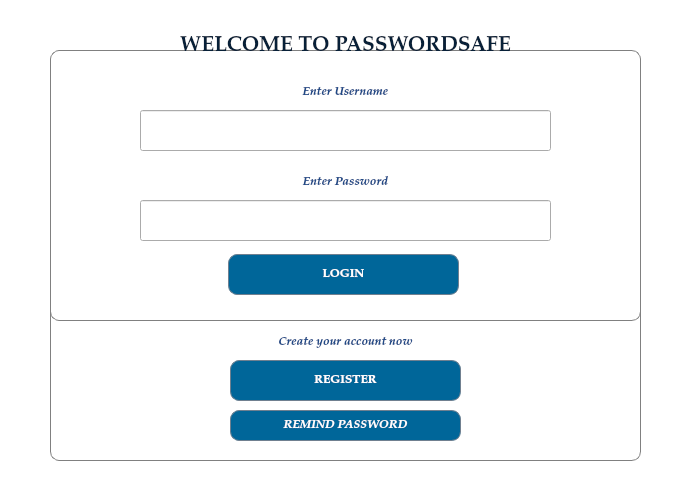
<?xml version="1.0" encoding="UTF-8"?>
<ui version="4.0">
 <class>Login</class>
 <widget class="QMainWindow" name="Login">
  <property name="geometry">
   <rect>
    <x>0</x>
    <y>0</y>
    <width>700</width>
    <height>500</height>
   </rect>
  </property>
  <property name="minimumSize">
   <size>
    <width>700</width>
    <height>500</height>
   </size>
  </property>
  <property name="maximumSize">
   <size>
    <width>700</width>
    <height>500</height>
   </size>
  </property>
  <property name="palette">
   <palette>
    <active>
     <colorrole role="Base">
      <brush brushstyle="SolidPattern">
       <color alpha="255">
        <red>255</red>
        <green>255</green>
        <blue>255</blue>
       </color>
      </brush>
     </colorrole>
     <colorrole role="Window">
      <brush brushstyle="SolidPattern">
       <color alpha="255">
        <red>255</red>
        <green>255</green>
        <blue>255</blue>
       </color>
      </brush>
     </colorrole>
    </active>
    <inactive>
     <colorrole role="Base">
      <brush brushstyle="SolidPattern">
       <color alpha="255">
        <red>255</red>
        <green>255</green>
        <blue>255</blue>
       </color>
      </brush>
     </colorrole>
     <colorrole role="Window">
      <brush brushstyle="SolidPattern">
       <color alpha="255">
        <red>255</red>
        <green>255</green>
        <blue>255</blue>
       </color>
      </brush>
     </colorrole>
    </inactive>
    <disabled>
     <colorrole role="Base">
      <brush brushstyle="SolidPattern">
       <color alpha="255">
        <red>255</red>
        <green>255</green>
        <blue>255</blue>
       </color>
      </brush>
     </colorrole>
     <colorrole role="Window">
      <brush brushstyle="SolidPattern">
       <color alpha="255">
        <red>255</red>
        <green>255</green>
        <blue>255</blue>
       </color>
      </brush>
     </colorrole>
    </disabled>
   </palette>
  </property>
  <property name="windowTitle">
   <string>Login</string>
  </property>
  <widget class="QWidget" name="centralWidget">
   <widget class="QGroupBox" name="groupBox">
    <property name="geometry">
     <rect>
      <x>50</x>
      <y>50</y>
      <width>591</width>
      <height>271</height>
     </rect>
    </property>
    <property name="palette">
     <palette>
      <active>
       <colorrole role="Base">
        <brush brushstyle="SolidPattern">
         <color alpha="255">
          <red>255</red>
          <green>255</green>
          <blue>255</blue>
         </color>
        </brush>
       </colorrole>
       <colorrole role="Window">
        <brush brushstyle="SolidPattern">
         <color alpha="255">
          <red>255</red>
          <green>255</green>
          <blue>255</blue>
         </color>
        </brush>
       </colorrole>
      </active>
      <inactive>
       <colorrole role="Base">
        <brush brushstyle="SolidPattern">
         <color alpha="255">
          <red>255</red>
          <green>255</green>
          <blue>255</blue>
         </color>
        </brush>
       </colorrole>
       <colorrole role="Window">
        <brush brushstyle="SolidPattern">
         <color alpha="255">
          <red>255</red>
          <green>255</green>
          <blue>255</blue>
         </color>
        </brush>
       </colorrole>
      </inactive>
      <disabled>
       <colorrole role="Base">
        <brush brushstyle="SolidPattern">
         <color alpha="255">
          <red>255</red>
          <green>255</green>
          <blue>255</blue>
         </color>
        </brush>
       </colorrole>
       <colorrole role="Window">
        <brush brushstyle="SolidPattern">
         <color alpha="255">
          <red>255</red>
          <green>255</green>
          <blue>255</blue>
         </color>
        </brush>
       </colorrole>
      </disabled>
     </palette>
    </property>
    <property name="autoFillBackground">
     <bool>false</bool>
    </property>
    <property name="styleSheet">
     <string notr="true">QGroupBox {
    border: 1px solid gray;
    border-radius: 9px;
    margin-top: 0.5em;
}</string>
    </property>
    <property name="title">
     <string/>
    </property>
    <widget class="QLabel" name="label_2">
     <property name="geometry">
      <rect>
       <x>30</x>
       <y>30</y>
       <width>531</width>
       <height>25</height>
      </rect>
     </property>
     <property name="palette">
      <palette>
       <active>
        <colorrole role="WindowText">
         <brush brushstyle="SolidPattern">
          <color alpha="255">
           <red>32</red>
           <green>74</green>
           <blue>135</blue>
          </color>
         </brush>
        </colorrole>
        <colorrole role="Text">
         <brush brushstyle="SolidPattern">
          <color alpha="255">
           <red>114</red>
           <green>159</green>
           <blue>207</blue>
          </color>
         </brush>
        </colorrole>
        <colorrole role="PlaceholderText">
         <brush brushstyle="SolidPattern">
          <color alpha="128">
           <red>114</red>
           <green>159</green>
           <blue>207</blue>
          </color>
         </brush>
        </colorrole>
       </active>
       <inactive>
        <colorrole role="WindowText">
         <brush brushstyle="SolidPattern">
          <color alpha="255">
           <red>32</red>
           <green>74</green>
           <blue>135</blue>
          </color>
         </brush>
        </colorrole>
        <colorrole role="Text">
         <brush brushstyle="SolidPattern">
          <color alpha="255">
           <red>114</red>
           <green>159</green>
           <blue>207</blue>
          </color>
         </brush>
        </colorrole>
        <colorrole role="PlaceholderText">
         <brush brushstyle="SolidPattern">
          <color alpha="128">
           <red>114</red>
           <green>159</green>
           <blue>207</blue>
          </color>
         </brush>
        </colorrole>
       </inactive>
       <disabled>
        <colorrole role="WindowText">
         <brush brushstyle="SolidPattern">
          <color alpha="255">
           <red>190</red>
           <green>190</green>
           <blue>190</blue>
          </color>
         </brush>
        </colorrole>
        <colorrole role="Text">
         <brush brushstyle="SolidPattern">
          <color alpha="255">
           <red>190</red>
           <green>190</green>
           <blue>190</blue>
          </color>
         </brush>
        </colorrole>
        <colorrole role="PlaceholderText">
         <brush brushstyle="SolidPattern">
          <color alpha="128">
           <red>0</red>
           <green>0</green>
           <blue>0</blue>
          </color>
         </brush>
        </colorrole>
       </disabled>
      </palette>
     </property>
     <property name="font">
      <font>
       <family>URW Palladio L</family>
       <weight>75</weight>
       <italic>true</italic>
       <bold>true</bold>
      </font>
     </property>
     <property name="layoutDirection">
      <enum>Qt::LeftToRight</enum>
     </property>
     <property name="autoFillBackground">
      <bool>false</bool>
     </property>
     <property name="styleSheet">
      <string notr="true"/>
     </property>
     <property name="text">
      <string>Enter Username</string>
     </property>
     <property name="alignment">
      <set>Qt::AlignCenter</set>
     </property>
    </widget>
    <widget class="QLineEdit" name="lineEdit_username">
     <property name="geometry">
      <rect>
       <x>90</x>
       <y>60</y>
       <width>411</width>
       <height>41</height>
      </rect>
     </property>
     <property name="palette">
      <palette>
       <active/>
       <inactive/>
       <disabled/>
      </palette>
     </property>
     <property name="font">
      <font>
       <family>URW Palladio L</family>
       <pointsize>11</pointsize>
       <weight>75</weight>
       <bold>true</bold>
      </font>
     </property>
     <property name="focusPolicy">
      <enum>Qt::ClickFocus</enum>
     </property>
     <property name="alignment">
      <set>Qt::AlignCenter</set>
     </property>
    </widget>
    <widget class="QLabel" name="label_3">
     <property name="geometry">
      <rect>
       <x>30</x>
       <y>120</y>
       <width>531</width>
       <height>25</height>
      </rect>
     </property>
     <property name="palette">
      <palette>
       <active>
        <colorrole role="WindowText">
         <brush brushstyle="SolidPattern">
          <color alpha="255">
           <red>32</red>
           <green>74</green>
           <blue>135</blue>
          </color>
         </brush>
        </colorrole>
       </active>
       <inactive>
        <colorrole role="WindowText">
         <brush brushstyle="SolidPattern">
          <color alpha="255">
           <red>32</red>
           <green>74</green>
           <blue>135</blue>
          </color>
         </brush>
        </colorrole>
       </inactive>
       <disabled>
        <colorrole role="WindowText">
         <brush brushstyle="SolidPattern">
          <color alpha="255">
           <red>190</red>
           <green>190</green>
           <blue>190</blue>
          </color>
         </brush>
        </colorrole>
       </disabled>
      </palette>
     </property>
     <property name="font">
      <font>
       <family>URW Palladio L</family>
       <weight>75</weight>
       <italic>true</italic>
       <bold>true</bold>
      </font>
     </property>
     <property name="text">
      <string>Enter Password</string>
     </property>
     <property name="alignment">
      <set>Qt::AlignCenter</set>
     </property>
    </widget>
    <widget class="QLineEdit" name="lineEdit_password">
     <property name="geometry">
      <rect>
       <x>90</x>
       <y>150</y>
       <width>411</width>
       <height>41</height>
      </rect>
     </property>
     <property name="palette">
      <palette>
       <active/>
       <inactive/>
       <disabled/>
      </palette>
     </property>
     <property name="focusPolicy">
      <enum>Qt::ClickFocus</enum>
     </property>
     <property name="echoMode">
      <enum>QLineEdit::Password</enum>
     </property>
     <property name="alignment">
      <set>Qt::AlignCenter</set>
     </property>
    </widget>
    <widget class="QPushButton" name="pushButton">
     <property name="geometry">
      <rect>
       <x>178</x>
       <y>204</y>
       <width>231</width>
       <height>41</height>
      </rect>
     </property>
     <property name="palette">
      <palette>
       <active>
        <colorrole role="Button">
         <brush brushstyle="SolidPattern">
          <color alpha="255">
           <red>0</red>
           <green>102</green>
           <blue>153</blue>
          </color>
         </brush>
        </colorrole>
        <colorrole role="Text">
         <brush brushstyle="SolidPattern">
          <color alpha="255">
           <red>255</red>
           <green>255</green>
           <blue>255</blue>
          </color>
         </brush>
        </colorrole>
        <colorrole role="ButtonText">
         <brush brushstyle="SolidPattern">
          <color alpha="255">
           <red>255</red>
           <green>255</green>
           <blue>255</blue>
          </color>
         </brush>
        </colorrole>
        <colorrole role="Base">
         <brush brushstyle="SolidPattern">
          <color alpha="255">
           <red>0</red>
           <green>102</green>
           <blue>153</blue>
          </color>
         </brush>
        </colorrole>
        <colorrole role="Window">
         <brush brushstyle="SolidPattern">
          <color alpha="255">
           <red>0</red>
           <green>102</green>
           <blue>153</blue>
          </color>
         </brush>
        </colorrole>
        <colorrole role="PlaceholderText">
         <brush brushstyle="SolidPattern">
          <color alpha="128">
           <red>255</red>
           <green>255</green>
           <blue>255</blue>
          </color>
         </brush>
        </colorrole>
       </active>
       <inactive>
        <colorrole role="Button">
         <brush brushstyle="SolidPattern">
          <color alpha="255">
           <red>0</red>
           <green>102</green>
           <blue>153</blue>
          </color>
         </brush>
        </colorrole>
        <colorrole role="Text">
         <brush brushstyle="SolidPattern">
          <color alpha="255">
           <red>255</red>
           <green>255</green>
           <blue>255</blue>
          </color>
         </brush>
        </colorrole>
        <colorrole role="ButtonText">
         <brush brushstyle="SolidPattern">
          <color alpha="255">
           <red>255</red>
           <green>255</green>
           <blue>255</blue>
          </color>
         </brush>
        </colorrole>
        <colorrole role="Base">
         <brush brushstyle="SolidPattern">
          <color alpha="255">
           <red>0</red>
           <green>102</green>
           <blue>153</blue>
          </color>
         </brush>
        </colorrole>
        <colorrole role="Window">
         <brush brushstyle="SolidPattern">
          <color alpha="255">
           <red>0</red>
           <green>102</green>
           <blue>153</blue>
          </color>
         </brush>
        </colorrole>
        <colorrole role="PlaceholderText">
         <brush brushstyle="SolidPattern">
          <color alpha="128">
           <red>255</red>
           <green>255</green>
           <blue>255</blue>
          </color>
         </brush>
        </colorrole>
       </inactive>
       <disabled>
        <colorrole role="Button">
         <brush brushstyle="SolidPattern">
          <color alpha="255">
           <red>0</red>
           <green>102</green>
           <blue>153</blue>
          </color>
         </brush>
        </colorrole>
        <colorrole role="Text">
         <brush brushstyle="SolidPattern">
          <color alpha="255">
           <red>190</red>
           <green>190</green>
           <blue>190</blue>
          </color>
         </brush>
        </colorrole>
        <colorrole role="ButtonText">
         <brush brushstyle="SolidPattern">
          <color alpha="255">
           <red>190</red>
           <green>190</green>
           <blue>190</blue>
          </color>
         </brush>
        </colorrole>
        <colorrole role="Base">
         <brush brushstyle="SolidPattern">
          <color alpha="255">
           <red>0</red>
           <green>102</green>
           <blue>153</blue>
          </color>
         </brush>
        </colorrole>
        <colorrole role="Window">
         <brush brushstyle="SolidPattern">
          <color alpha="255">
           <red>0</red>
           <green>102</green>
           <blue>153</blue>
          </color>
         </brush>
        </colorrole>
        <colorrole role="PlaceholderText">
         <brush brushstyle="SolidPattern">
          <color alpha="128">
           <red>0</red>
           <green>0</green>
           <blue>0</blue>
          </color>
         </brush>
        </colorrole>
       </disabled>
      </palette>
     </property>
     <property name="font">
      <font>
       <family>URW Palladio L</family>
       <weight>75</weight>
       <bold>true</bold>
      </font>
     </property>
     <property name="styleSheet">
      <string notr="true">QPushButton#pushButton:hover {
    background-color: rgb(255, 255, 255);
	border: 1px solid SlateGrey;
	border-radius: 9px;
	color: rgb(0, 68, 102);
}
QPushButton#pushButton {
	background-color: rgb(0, 102, 153);
    border: 1px solid SlateGrey;
	border-radius: 9px;
}</string>
     </property>
     <property name="text">
      <string>LOGIN</string>
     </property>
     <property name="autoDefault">
      <bool>false</bool>
     </property>
     <property name="default">
      <bool>false</bool>
     </property>
     <property name="flat">
      <bool>false</bool>
     </property>
    </widget>
   </widget>
   <widget class="QGroupBox" name="groupBox_2">
    <property name="geometry">
     <rect>
      <x>50</x>
      <y>300</y>
      <width>591</width>
      <height>161</height>
     </rect>
    </property>
    <property name="autoFillBackground">
     <bool>false</bool>
    </property>
    <property name="styleSheet">
     <string notr="true">QGroupBox {
    border: 1px solid gray;
	 border-top: 0px solid gray;
    border-radius: 9px;
	border-top-left-radius: 0px;
	border-top-right-radius: 0px;
    margin-top: 0.5em;
}</string>
    </property>
    <property name="title">
     <string/>
    </property>
    <widget class="QPushButton" name="pushButton_2">
     <property name="geometry">
      <rect>
       <x>180</x>
       <y>60</y>
       <width>231</width>
       <height>41</height>
      </rect>
     </property>
     <property name="palette">
      <palette>
       <active>
        <colorrole role="Button">
         <brush brushstyle="SolidPattern">
          <color alpha="255">
           <red>0</red>
           <green>102</green>
           <blue>153</blue>
          </color>
         </brush>
        </colorrole>
        <colorrole role="ButtonText">
         <brush brushstyle="SolidPattern">
          <color alpha="255">
           <red>255</red>
           <green>255</green>
           <blue>255</blue>
          </color>
         </brush>
        </colorrole>
        <colorrole role="Base">
         <brush brushstyle="SolidPattern">
          <color alpha="255">
           <red>0</red>
           <green>102</green>
           <blue>153</blue>
          </color>
         </brush>
        </colorrole>
        <colorrole role="Window">
         <brush brushstyle="SolidPattern">
          <color alpha="255">
           <red>0</red>
           <green>102</green>
           <blue>153</blue>
          </color>
         </brush>
        </colorrole>
       </active>
       <inactive>
        <colorrole role="Button">
         <brush brushstyle="SolidPattern">
          <color alpha="255">
           <red>0</red>
           <green>102</green>
           <blue>153</blue>
          </color>
         </brush>
        </colorrole>
        <colorrole role="ButtonText">
         <brush brushstyle="SolidPattern">
          <color alpha="255">
           <red>255</red>
           <green>255</green>
           <blue>255</blue>
          </color>
         </brush>
        </colorrole>
        <colorrole role="Base">
         <brush brushstyle="SolidPattern">
          <color alpha="255">
           <red>0</red>
           <green>102</green>
           <blue>153</blue>
          </color>
         </brush>
        </colorrole>
        <colorrole role="Window">
         <brush brushstyle="SolidPattern">
          <color alpha="255">
           <red>0</red>
           <green>102</green>
           <blue>153</blue>
          </color>
         </brush>
        </colorrole>
       </inactive>
       <disabled>
        <colorrole role="Button">
         <brush brushstyle="SolidPattern">
          <color alpha="255">
           <red>0</red>
           <green>102</green>
           <blue>153</blue>
          </color>
         </brush>
        </colorrole>
        <colorrole role="ButtonText">
         <brush brushstyle="SolidPattern">
          <color alpha="255">
           <red>190</red>
           <green>190</green>
           <blue>190</blue>
          </color>
         </brush>
        </colorrole>
        <colorrole role="Base">
         <brush brushstyle="SolidPattern">
          <color alpha="255">
           <red>0</red>
           <green>102</green>
           <blue>153</blue>
          </color>
         </brush>
        </colorrole>
        <colorrole role="Window">
         <brush brushstyle="SolidPattern">
          <color alpha="255">
           <red>0</red>
           <green>102</green>
           <blue>153</blue>
          </color>
         </brush>
        </colorrole>
       </disabled>
      </palette>
     </property>
     <property name="font">
      <font>
       <family>URW Palladio L</family>
       <weight>75</weight>
       <bold>true</bold>
      </font>
     </property>
     <property name="styleSheet">
      <string notr="true">QPushButton#pushButton_2:hover {
    background-color: rgb(255, 255, 255);
	border: 1px solid SlateGrey;
	border-radius: 9px;
	color: rgb(0, 68, 102);
}
QPushButton#pushButton_2 {
	background-color: rgb(0, 102, 153);
    border: 1px solid SlateGrey;
	border-radius: 9px;
}</string>
     </property>
     <property name="text">
      <string>REGISTER</string>
     </property>
    </widget>
    <widget class="QLabel" name="label_6">
     <property name="geometry">
      <rect>
       <x>30</x>
       <y>30</y>
       <width>531</width>
       <height>25</height>
      </rect>
     </property>
     <property name="palette">
      <palette>
       <active>
        <colorrole role="WindowText">
         <brush brushstyle="SolidPattern">
          <color alpha="255">
           <red>32</red>
           <green>74</green>
           <blue>135</blue>
          </color>
         </brush>
        </colorrole>
       </active>
       <inactive>
        <colorrole role="WindowText">
         <brush brushstyle="SolidPattern">
          <color alpha="255">
           <red>32</red>
           <green>74</green>
           <blue>135</blue>
          </color>
         </brush>
        </colorrole>
       </inactive>
       <disabled>
        <colorrole role="WindowText">
         <brush brushstyle="SolidPattern">
          <color alpha="255">
           <red>190</red>
           <green>190</green>
           <blue>190</blue>
          </color>
         </brush>
        </colorrole>
       </disabled>
      </palette>
     </property>
     <property name="font">
      <font>
       <family>URW Palladio L</family>
       <weight>75</weight>
       <italic>true</italic>
       <bold>true</bold>
      </font>
     </property>
     <property name="text">
      <string>Create your account now</string>
     </property>
     <property name="alignment">
      <set>Qt::AlignCenter</set>
     </property>
    </widget>
    <widget class="QPushButton" name="pushButton_3">
     <property name="geometry">
      <rect>
       <x>180</x>
       <y>110</y>
       <width>231</width>
       <height>31</height>
      </rect>
     </property>
     <property name="palette">
      <palette>
       <active>
        <colorrole role="Button">
         <brush brushstyle="SolidPattern">
          <color alpha="255">
           <red>0</red>
           <green>102</green>
           <blue>153</blue>
          </color>
         </brush>
        </colorrole>
        <colorrole role="Text">
         <brush brushstyle="SolidPattern">
          <color alpha="255">
           <red>255</red>
           <green>255</green>
           <blue>255</blue>
          </color>
         </brush>
        </colorrole>
        <colorrole role="ButtonText">
         <brush brushstyle="SolidPattern">
          <color alpha="255">
           <red>255</red>
           <green>255</green>
           <blue>255</blue>
          </color>
         </brush>
        </colorrole>
        <colorrole role="Base">
         <brush brushstyle="SolidPattern">
          <color alpha="255">
           <red>0</red>
           <green>102</green>
           <blue>153</blue>
          </color>
         </brush>
        </colorrole>
        <colorrole role="Window">
         <brush brushstyle="SolidPattern">
          <color alpha="255">
           <red>0</red>
           <green>102</green>
           <blue>153</blue>
          </color>
         </brush>
        </colorrole>
        <colorrole role="PlaceholderText">
         <brush brushstyle="SolidPattern">
          <color alpha="128">
           <red>0</red>
           <green>0</green>
           <blue>0</blue>
          </color>
         </brush>
        </colorrole>
       </active>
       <inactive>
        <colorrole role="Button">
         <brush brushstyle="SolidPattern">
          <color alpha="255">
           <red>0</red>
           <green>102</green>
           <blue>153</blue>
          </color>
         </brush>
        </colorrole>
        <colorrole role="Text">
         <brush brushstyle="SolidPattern">
          <color alpha="255">
           <red>255</red>
           <green>255</green>
           <blue>255</blue>
          </color>
         </brush>
        </colorrole>
        <colorrole role="ButtonText">
         <brush brushstyle="SolidPattern">
          <color alpha="255">
           <red>255</red>
           <green>255</green>
           <blue>255</blue>
          </color>
         </brush>
        </colorrole>
        <colorrole role="Base">
         <brush brushstyle="SolidPattern">
          <color alpha="255">
           <red>0</red>
           <green>102</green>
           <blue>153</blue>
          </color>
         </brush>
        </colorrole>
        <colorrole role="Window">
         <brush brushstyle="SolidPattern">
          <color alpha="255">
           <red>0</red>
           <green>102</green>
           <blue>153</blue>
          </color>
         </brush>
        </colorrole>
        <colorrole role="PlaceholderText">
         <brush brushstyle="SolidPattern">
          <color alpha="128">
           <red>255</red>
           <green>255</green>
           <blue>255</blue>
          </color>
         </brush>
        </colorrole>
       </inactive>
       <disabled>
        <colorrole role="Button">
         <brush brushstyle="SolidPattern">
          <color alpha="255">
           <red>0</red>
           <green>102</green>
           <blue>153</blue>
          </color>
         </brush>
        </colorrole>
        <colorrole role="Text">
         <brush brushstyle="SolidPattern">
          <color alpha="255">
           <red>190</red>
           <green>190</green>
           <blue>190</blue>
          </color>
         </brush>
        </colorrole>
        <colorrole role="ButtonText">
         <brush brushstyle="SolidPattern">
          <color alpha="255">
           <red>190</red>
           <green>190</green>
           <blue>190</blue>
          </color>
         </brush>
        </colorrole>
        <colorrole role="Base">
         <brush brushstyle="SolidPattern">
          <color alpha="255">
           <red>0</red>
           <green>102</green>
           <blue>153</blue>
          </color>
         </brush>
        </colorrole>
        <colorrole role="Window">
         <brush brushstyle="SolidPattern">
          <color alpha="255">
           <red>0</red>
           <green>102</green>
           <blue>153</blue>
          </color>
         </brush>
        </colorrole>
        <colorrole role="PlaceholderText">
         <brush brushstyle="SolidPattern">
          <color alpha="128">
           <red>0</red>
           <green>0</green>
           <blue>0</blue>
          </color>
         </brush>
        </colorrole>
       </disabled>
      </palette>
     </property>
     <property name="font">
      <font>
       <family>URW Palladio L</family>
       <weight>75</weight>
       <italic>true</italic>
       <bold>true</bold>
      </font>
     </property>
     <property name="styleSheet">
      <string notr="true">QPushButton#pushButton_3:hover {
    background-color: rgb(255, 255, 255);
	border: 1px solid SlateGrey;
	border-radius: 9px;
	color: rgb(0, 68, 102);
}
QPushButton#pushButton_3 {
	background-color: rgb(0, 102, 153);
    border: 1px solid SlateGrey;
	border-radius: 9px;
}</string>
     </property>
     <property name="text">
      <string>REMIND PASSWORD</string>
     </property>
    </widget>
   </widget>
   <widget class="QLabel" name="label_7">
    <property name="geometry">
     <rect>
      <x>50</x>
      <y>30</y>
      <width>591</width>
      <height>31</height>
     </rect>
    </property>
    <property name="palette">
     <palette>
      <active>
       <colorrole role="WindowText">
        <brush brushstyle="SolidPattern">
         <color alpha="255">
          <red>7</red>
          <green>32</green>
          <blue>56</blue>
         </color>
        </brush>
       </colorrole>
      </active>
      <inactive>
       <colorrole role="WindowText">
        <brush brushstyle="SolidPattern">
         <color alpha="255">
          <red>7</red>
          <green>32</green>
          <blue>56</blue>
         </color>
        </brush>
       </colorrole>
      </inactive>
      <disabled>
       <colorrole role="WindowText">
        <brush brushstyle="SolidPattern">
         <color alpha="255">
          <red>190</red>
          <green>190</green>
          <blue>190</blue>
         </color>
        </brush>
       </colorrole>
      </disabled>
     </palette>
    </property>
    <property name="font">
     <font>
      <family>URW Palladio L</family>
      <pointsize>16</pointsize>
      <weight>75</weight>
      <italic>false</italic>
      <bold>true</bold>
     </font>
    </property>
    <property name="text">
     <string>WELCOME TO PASSWORDSAFE</string>
    </property>
    <property name="alignment">
     <set>Qt::AlignCenter</set>
    </property>
   </widget>
  </widget>
 </widget>
 <layoutdefault spacing="6" margin="11"/>
 <resources/>
 <connections/>
</ui>
